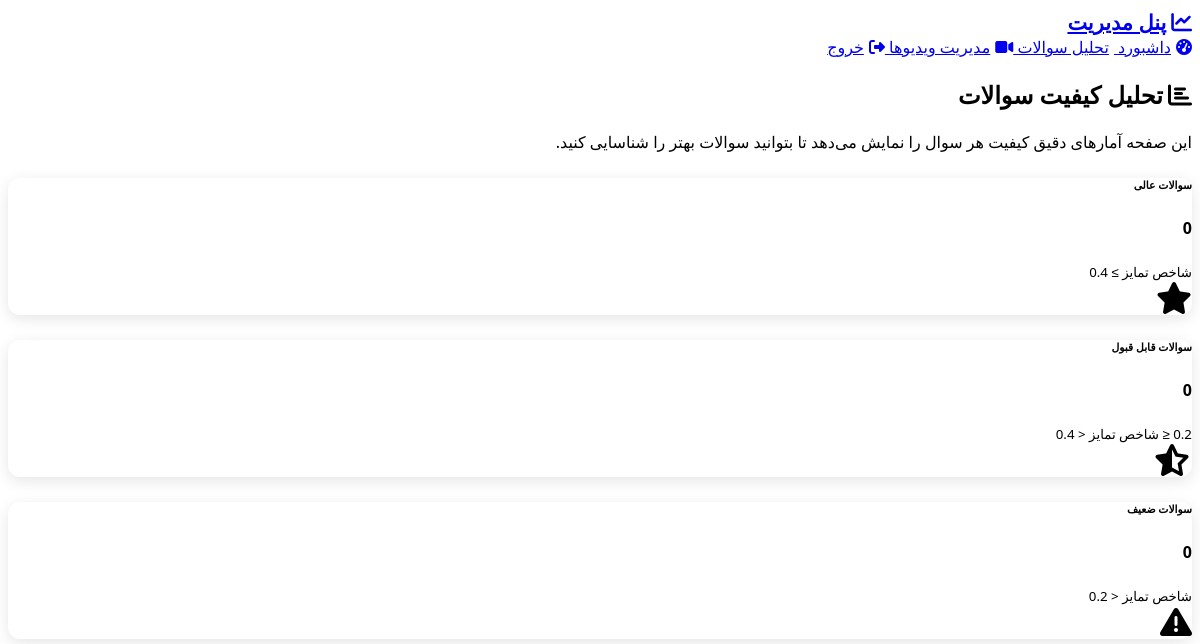
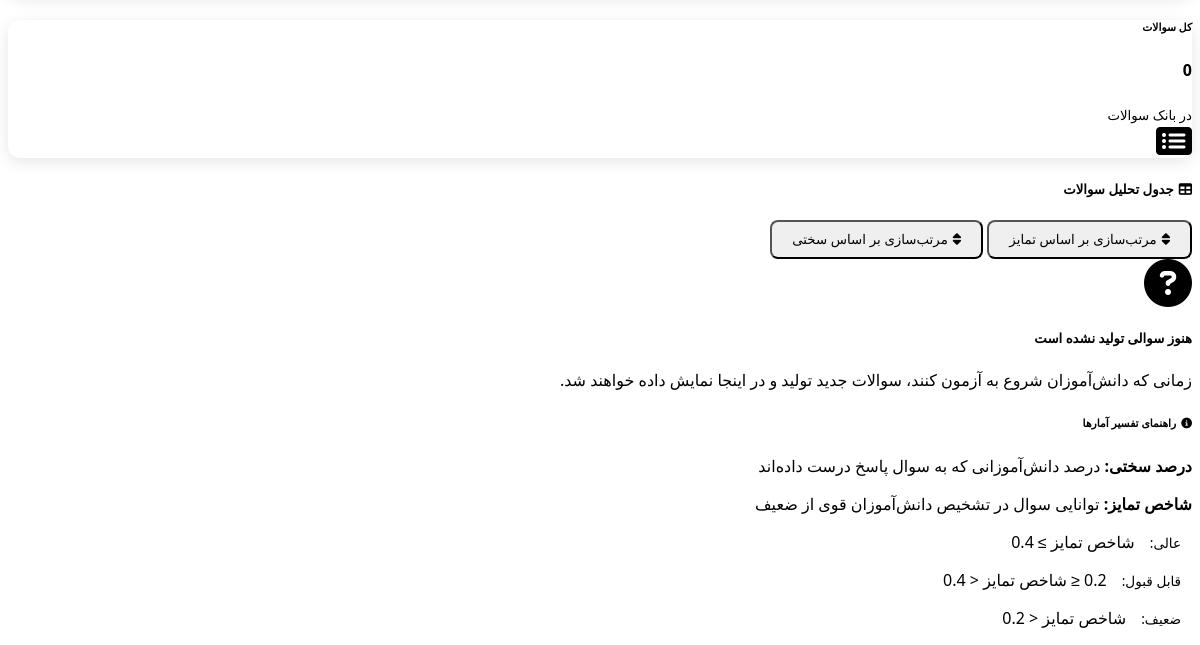
The page /admin/analytics (signed in) on the database as committed earlier (2 pictures, top to bottom).
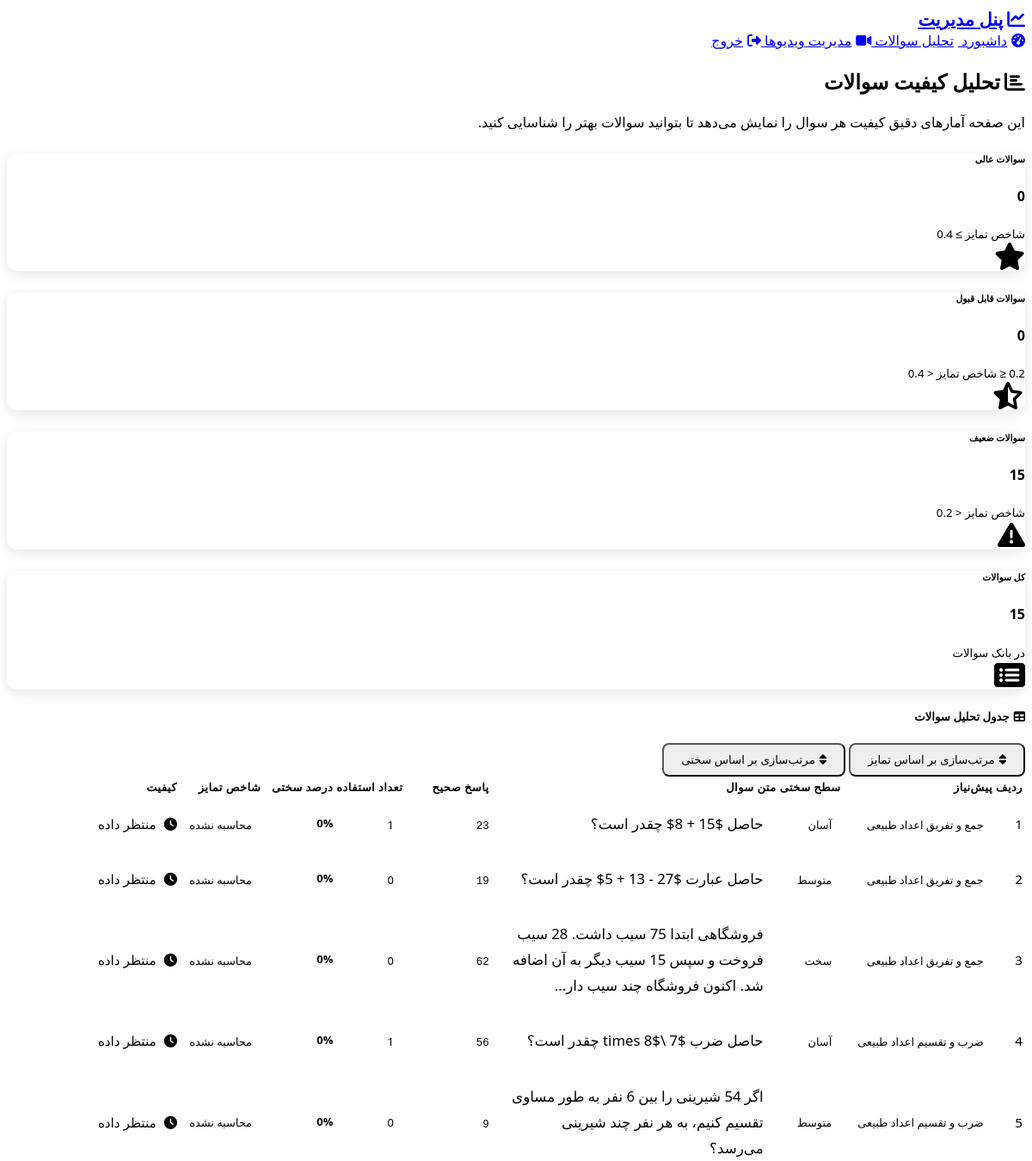
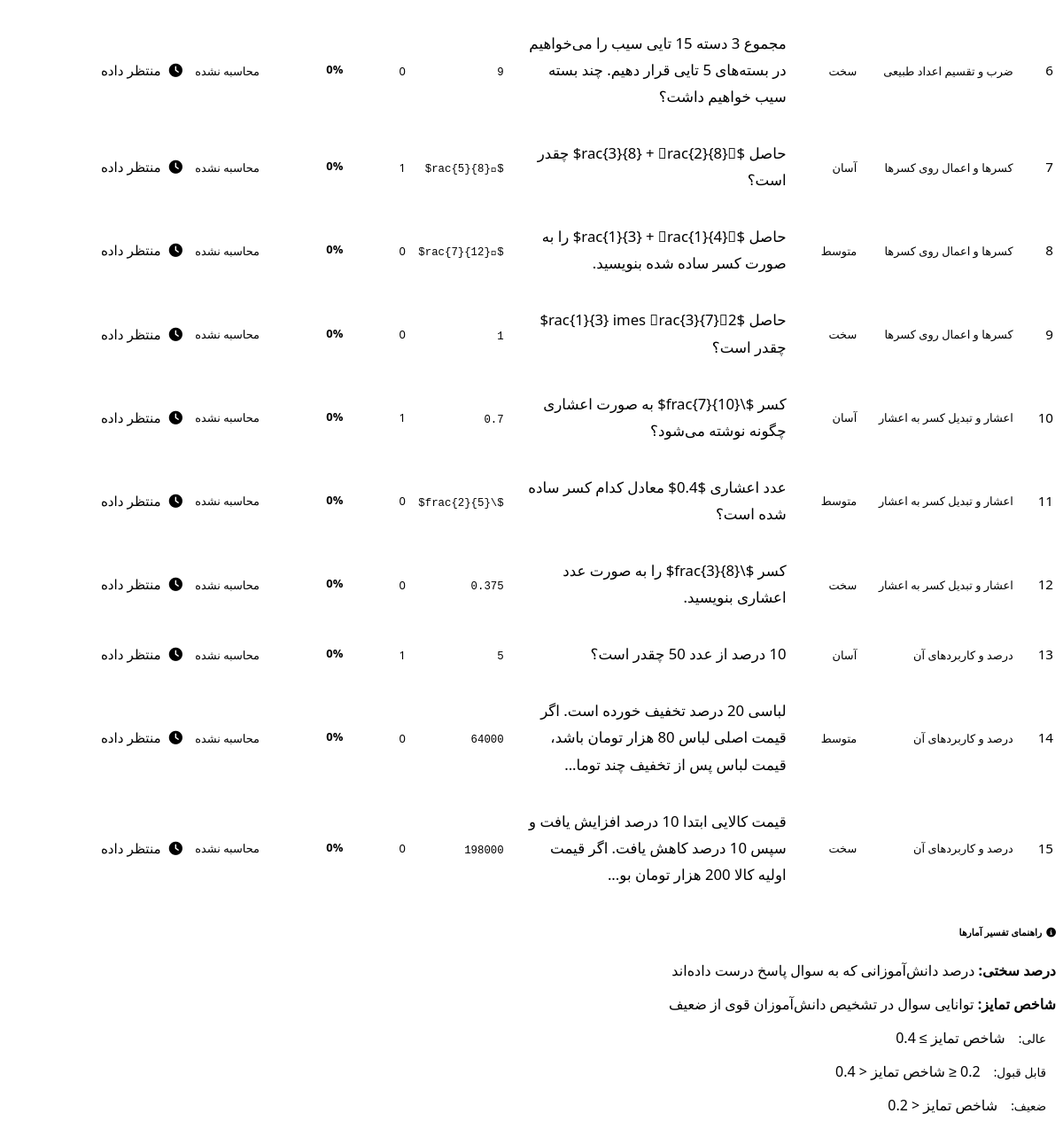
The same page on the database as committed later (2 pictures, top to bottom).
### models.py (models this page shows, shortened)
class Question(db.Model):
    __tablename__ = 'questions'
    id = db.Column(db.Integer, primary_key=True)
    prerequisite_name = db.Column(db.String(200), nullable=False)
    difficulty_level = db.Column(db.String(50), nullable=False)  # 'easy', 'medium', 'hard'
    question_text = db.Column(db.Text, nullable=False, unique=True)
    correct_answer = db.Column(db.String(500), nullable=False)
    times_used = db.Column(db.Integer, default=0)
    avg_difficulty_percent = db.Column(db.Float)
    avg_discrimination_index = db.Column(db.Float)

### app.py (the view)
    def decorated_function(*args, **kwargs):
        if not session.get('admin_logged_in'):
            return redirect(url_for('admin_login'))
        return f(*args, **kwargs)

### analytics.py (called while the page is built, shortened)
def calculate_analytics():
    try:
        questions = Question.query.all()
        for question in questions:
            answers = StudentAnswer.query.filter_by(question_id=question.id).all()
            if not answers:
                continue
            total_answers = len(answers)
            correct_answers = sum(1 for answer in answers if answer.is_correct)
            difficulty_percent = (correct_answers / total_answers) * 100
            discrimination_index = calculate_discrimination_index(question.id)
            question.avg_difficulty_percent = difficulty_percent
            question.avg_discrimination_index = discrimination_index
        db.session.commit()
        logging.info("Analytics calculation completed successfully")
    except Exception as e:
        logging.error(f"Error calculating analytics: {e}")
        db.session.rollback()

def calculate_discrimination_index(question_id: int) -> float:
    try:
        student_answers = StudentAnswer.query.filter_by(question_id=question_id).all()
        if len(student_answers) < 6:  # Need at least 6 students for meaningful analysis
            return 0.0
    except Exception as e:
        logging.error(f"Error calculating discrimination index for question {question_id}: {e}")
        return 0.0

### app.py (called while the page is built)
def admin_required(f):
    def decorated_function(*args, **kwargs):
        if not session.get('admin_logged_in'):
            return redirect(url_for('admin_login'))
        return f(*args, **kwargs)
    decorated_function.__name__ = f.__name__
    return decorated_function

@app.route('/admin/analytics')
@admin_required
def admin_analytics():
    calculate_analytics()
    questions = Question.query.all()
    questions_data = []
    for q in questions:
        questions_data.append({
            'id': q.id,
            'prerequisite_name': q.prerequisite_name,
            'difficulty_level': q.difficulty_level,
            'question_text': q.question_text[:100] + '...' if len(q.question_text) > 100 else q.question_text,
            'correct_answer': q.correct_answer,
            'times_used': q.times_used,
            'avg_difficulty_percent': round(q.avg_difficulty_percent or 0, 1),
            'avg_discrimination_index': round(q.avg_discrimination_index or 0, 3)
        })
    return render_template('admin/analytics.html', questions=questions_data)

### templates/admin/analytics.html (shortened to what this page needs)
{% extends "base.html" %}
{% block navbar %}
<nav class="navbar navbar-expand-lg bg-dark navbar-dark">
    <div class="container-fluid">
        <a class="navbar-brand" href="#">
            <i class="fas fa-chart-line me-2"></i>پنل مدیریت
        </a>
        <div class="navbar-nav ms-auto">
            <a class="nav-link" href="{{ url_for('admin_dashboard') }}">
                <i class="fas fa-tachometer-alt me-1"></i>داشبورد
            </a>
            <a class="nav-link active" href="{{ url_for('admin_analytics') }}">
                تحلیل سوالات
            </a>
            <a class="nav-link" href="{{ url_for('admin_videos') }}">
                <i class="fas fa-video me-1"></i>مدیریت ویدیوها
            </a>
            <a class="nav-link" href="{{ url_for('admin_logout') }}">
                <i class="fas fa-sign-out-alt me-1"></i>خروج
            </a>
        </div>
    </div>
</nav>
{% endblock %}
{% block content %}
<div class="container-fluid">
    <div class="row mb-4">
        <div class="col">
            <h2>
                <i class="fas fa-chart-bar me-2"></i>تحلیل کیفیت سوالات
            </h2>
            <p class="text-muted">این صفحه آمارهای دقیق کیفیت هر سوال را نمایش می‌دهد تا بتوانید سوالات بهتر را شناسایی کنید.</p>
        </div>
    </div>
    <div class="row mb-4">
        <div class="col-md-3 mb-3">
            <div class="card bg-success text-white">
                <div class="card-body">
                    <div class="d-flex align-items-center">
                        <div class="flex-grow-1">
                            <h6 class="card-title">سوالات عالی</h6>
                            <h4 class="mb-0">{{ questions|selectattr('avg_discrimination_index', '>=', 0.4)|list|length }}</h4>
                            <small>شاخص تمایز ≥ 0.4</small>
                        </div>
                        <div>
                            <i class="fas fa-star fa-2x"></i>
                        </div>
                    </div>
                </div>
            </div>
        </div>
        <div class="col-md-3 mb-3">
            <div class="card bg-warning text-white">
                <div class="card-body">
                    <div class="d-flex align-items-center">
                        <div class="flex-grow-1">
                            <h6 class="card-title">سوالات قابل قبول</h6>
                            <h4 class="mb-0">{{ questions|selectattr('avg_discrimination_index', '>=', 0.2)|selectattr('avg_discrimination_index', '<', 0.4)|list|length }}</h4>
                            <small>0.2 ≤ شاخص تمایز < 0.4</small>
                        </div>
                        <div>
                            <i class="fas fa-star-half-alt fa-2x"></i>
                        </div>
                    </div>
                </div>
            </div>
        </div>
        <div class="col-md-3 mb-3">
            <div class="card bg-danger text-white">
                <div class="card-body">
                    <div class="d-flex align-items-center">
                        <div class="flex-grow-1">
                            <h6 class="card-title">سوالات ضعیف</h6>
                            <h4 class="mb-0">{{ questions|selectattr('avg_discrimination_index', '<', 0.2)|list|length }}</h4>
                            <small>شاخص تمایز < 0.2</small>
                        </div>
                        <div>
                            <i class="fas fa-exclamation-triangle fa-2x"></i>
                        </div>
                    </div>
                </div>
            </div>
        </div>
        <div class="col-md-3 mb-3">
            <div class="card bg-info text-white">
                <div class="card-body">
                    <div class="d-flex align-items-center">
                        <div class="flex-grow-1">
                            <h6 class="card-title">کل سوالات</h6>
                            <h4 class="mb-0">{{ questions|length }}</h4>
                            <small>در بانک سوالات</small>
                        </div>
                        <div>
                            <i class="fas fa-list-alt fa-2x"></i>
                        </div>
                    </div>
                </div>
            </div>
        </div>
    </div>
    <div class="card border-0 shadow-sm">
        <div class="card-header d-flex justify-content-between align-items-center">
            <h5 class="card-title mb-0">
                <i class="fas fa-table me-2"></i>جدول تحلیل سوالات
            </h5>
            <div class="btn-group">
                <button type="button" class="btn btn-outline-primary btn-sm" onclick="sortTable('discrimination')">
                    <i class="fas fa-sort me-1"></i>مرتب‌سازی بر اساس تمایز
                </button>
                <button type="button" class="btn btn-outline-secondary btn-sm" onclick="sortTable('difficulty')">
                    <i class="fas fa-sort me-1"></i>مرتب‌سازی بر اساس سختی
                </button>
            </div>
        </div>
        <div class="card-body">
            {% if questions %}
            <div class="table-responsive">
                <table id="questions-table" class="table table-hover">
                    <thead class="table-dark">
                        <tr>
                            <th>ردیف</th>
                            <th>پیش‌نیاز</th>
                            <th>سطح سختی</th>
                            <th>متن سوال</th>
                            <th>پاسخ صحیح</th>
                            <th>تعداد استفاده</th>
                            <th>درصد سختی</th>
                            <th>شاخص تمایز</th>
                            <th>کیفیت</th>
                        </tr>
                    </thead>
                    <tbody>
                        {% for question in questions %}
                        <tr>
                            <td>{{ loop.index }}</td>
                            <td>
                                <span class="badge bg-secondary">{{ question.prerequisite_name }}</span>
                            </td>
                            <td>
                                <span class="badge
                                    {% if question.difficulty_level == 'easy' %}bg-success
                                    {% elif question.difficulty_level == 'medium' %}bg-warning
                                    {% else %}bg-danger
                                    {% endif %}">
                                    {% if question.difficulty_level == 'easy' %}آسان
                                    {% elif question.difficulty_level == 'medium' %}متوسط
                                    {% else %}سخت
                                    {% endif %}
                                </span>
                            </td>
                            <td>
                                <div class="question-text" style="max-width: 300px;">
                                    {{ question.question_text }}
                                </div>
                            </td>
                            <td>
                                <code>{{ question.correct_answer }}</code>
                            </td>
                            <td>
                                <span class="badge bg-info">{{ question.times_used }}</span>
                            </td>
                            <td>
                                <div class="text-center">
                                    <div class="progress" style="height: 20px; width: 80px;">
                                        <div class="progress-bar bg-primary"
                                             role="progressbar"
                                             style="width: {{ question.avg_difficulty_percent or 0 }}%">
                                            {{ question.avg_difficulty_percent }}%
                                        </div>
                                    </div>
                                </div>
                            </td>
                            <td>
                                <span class="badge fs-6
                                    {% if question.avg_discrimination_index >= 0.4 %}bg-success
                                    {% elif question.avg_discrimination_index >= 0.2 %}bg-warning
                                    {% elif question.avg_discrimination_index %}bg-danger
                                    {% else %}bg-secondary
                                    {% endif %}">
                                    {{ question.avg_discrimination_index or 'محاسبه نشده' }}
                                </span>
                            </td>
                            <td>
                                {% if question.avg_discrimination_index >= 0.4 %}
                                    <i class="fas fa-star text-success" title="عالی"></i>
                                    <span class="text-success">عالی</span>
                                {% elif question.avg_discrimination_index >= 0.2 %}
                                    <i class="fas fa-star-half-alt text-warning" title="قابل قبول"></i>
                                    <span class="text-warning">قابل قبول</span>
                                {% elif question.avg_discrimination_index %}
                                    <i class="fas fa-exclamation-triangle text-danger" title="ضعیف"></i>
                                    <span class="text-danger">ضعیف</span>
                                {% else %}
                                    <i class="fas fa-clock text-muted" title="منتظر داده"></i>
                                    <span class="text-muted">منتظر داده</span>
                                {% endif %}
                            </td>
                        </tr>
                        {% endfor %}
                    </tbody>
                </table>
            </div>
            {% else %}
            <div class="text-center py-5">
                <i class="fas fa-question-circle fa-3x text-muted mb-3"></i>
                <h5 class="text-muted">هنوز سوالی تولید نشده است</h5>
                <p class="text-muted">زمانی که دانش‌آموزان شروع به آزمون کنند، سوالات جدید تولید و در اینجا نمایش داده خواهند شد.</p>
            </div>
            {% endif %}
        </div>
    </div>
    <div class="row mt-4">
        <div class="col">
            <div class="card border-0 bg-light">
                <div class="card-body">
                    <h6 class="card-title">
                        <i class="fas fa-info-circle me-2"></i>راهنمای تفسیر آمارها
                    </h6>
                    <div class="row">
                        <div class="col-md-6">
                            <p class="mb-2"><strong>درصد سختی:</strong> درصد دانش‌آموزانی که به سوال پاسخ درست داده‌اند</p>
                            <p class="mb-2"><strong>شاخص تمایز:</strong> توانایی سوال در تشخیص دانش‌آموزان قوی از ضعیف</p>
                        </div>
                        <div class="col-md-6">
                            <p class="mb-2"><span class="badge bg-success">عالی:</span> شاخص تمایز ≥ 0.4</p>
                            <p class="mb-2"><span class="badge bg-warning">قابل قبول:</span> 0.2 ≤ شاخص تمایز < 0.4</p>
                            <p class="mb-0"><span class="badge bg-danger">ضعیف:</span> شاخص تمایز < 0.2</p>
                        </div>
                    </div>
                </div>
            </div>
        </div>
    </div>
</div>
{% endblock %}

### templates/base.html (shortened to what this page needs)
<!DOCTYPE html>
<html lang="fa" dir="rtl">
<head>
    <link href="https://cdn.replit.com/agent/bootstrap-agent-dark-theme.min.css" rel="stylesheet">
    <link rel="stylesheet" href="https://cdnjs.cloudflare.com/ajax/libs/font-awesome/6.4.0/css/all.min.css">
    <link rel="stylesheet" href="{{ url_for('static', filename='css/style.css') }}">
</head>
<body>
    {% block navbar %}{% endblock %}
    <main class="container-fluid py-4">
        {% block content %}{% endblock %}
    </main>
</body>
</html>

### static/css/style.css (style rules this page uses)
body { font-family: 'Segoe UI', Tahoma, Geneva, Verdana, sans-serif; direction: rtl; text-align: right; }
.question-text { line-height: 1.8; font-size: 1.1em; padding: 15px; background-color: var(--bs-light); border-radius: 8px; border-right: 4px solid var(--bs-primary); }
.progress { background-color: var(--bs-gray-300); border-radius: 10px; }
.progress-bar { border-radius: 10px; font-weight: bold; font-size: 0.85em; }
.card { border-radius: 12px; transition: box-shadow 0.3s ease; }
.table { font-size: 0.95em; }
.table thead th { border-bottom: 2px solid var(--bs-gray-400); font-weight: 600; text-transform: uppercase; font-size: 0.85em; letter-spacing: 0.5px; }
.badge { font-size: 0.85em; padding: 0.5em 0.8em; border-radius: 20px; }
.btn { border-radius: 8px; padding: 10px 20px; font-weight: 500; transition: all 0.3s ease; }
.navbar-brand { font-weight: 600; font-size: 1.3em; }
.card.bg-primary, .card.bg-success, .card.bg-warning, .card.bg-danger, .card.bg-info { border: none; box-shadow: 0 4px 15px rgba(0, 0, 0, 0.1); }
.fas, .fab { margin-left: 5px; }

Rows that differ between the two databases and show on the page:
added Question: prerequisite_name "جمع و تفریق اعداد طبیعی", difficulty_level "آسان", question_text "حاصل $15 + 8$ چقدر است؟", correct_answer "23", times_used "1", avg_difficulty_percent "0", avg_discrimination_index "محاسبه نشده"
added Question: prerequisite_name "جمع و تفریق اعداد طبیعی", difficulty_level "متوسط", question_text "حاصل عبارت $27 - 13 + 5$ چقدر است؟", correct_answer "19", times_used "0", avg_difficulty_percent "0", avg_discrimination_index "محاسبه نشده"
added Question: prerequisite_name "جمع و تفریق اعداد طبیعی", difficulty_level "سخت", question_text "فروشگاهی ابتدا 75 سیب داشت. 28 سیب فروخت و سپس 15 سیب دیگر به آن اضافه شد. اکنون فروشگاه چند سیب دار...", correct_answer "62", times_used "0", avg_difficulty_percent "0", avg_discrimination_index "محاسبه نشده"
added Question: prerequisite_name "ضرب و تقسیم اعداد طبیعی", difficulty_level "آسان", question_text "حاصل ضرب $7 \\times 8$ چقدر است؟", correct_answer "56", times_used "1", avg_difficulty_percent "0", avg_discrimination_index "محاسبه نشده"
added Question: prerequisite_name "ضرب و تقسیم اعداد طبیعی", difficulty_level "متوسط", question_text "اگر 54 شیرینی را بین 6 نفر به طور مساوی تقسیم کنیم، به هر نفر چند شیرینی می‌رسد؟", correct_answer "9", times_used "0", avg_difficulty_percent "0", avg_discrimination_index "محاسبه نشده"
added Question: prerequisite_name "ضرب و تقسیم اعداد طبیعی", difficulty_level "سخت", question_text "مجموع 3 دسته 15 تایی سیب را می‌خواهیم در بسته‌های 5 تایی قرار دهیم. چند بسته سیب خواهیم داشت؟", correct_answer "9", times_used "0", avg_difficulty_percent "0", avg_discrimination_index "محاسبه نشده"
added Question: prerequisite_name "کسرها و اعمال روی کسرها", difficulty_level "آسان", question_text "حاصل $ rac{3}{8} + rac{2}{8}$ چقدر است؟", correct_answer "$ rac{5}{8}$", times_used "1", avg_difficulty_percent "0", avg_discrimination_index "محاسبه نشده"
added Question: prerequisite_name "کسرها و اعمال روی کسرها", difficulty_level "متوسط", question_text "حاصل $ rac{1}{3} + rac{1}{4}$ را به صورت کسر ساده شده بنویسید.", correct_answer "$ rac{7}{12}$", times_used "0", avg_difficulty_percent "0", avg_discrimination_index "محاسبه نشده"
added Question: prerequisite_name "کسرها و اعمال روی کسرها", difficulty_level "سخت", question_text "حاصل $2 rac{1}{3} imes rac{3}{7}$ چقدر است؟", correct_answer "1", times_used "0", avg_difficulty_percent "0", avg_discrimination_index "محاسبه نشده"
added Question: prerequisite_name "اعشار و تبدیل کسر به اعشار", difficulty_level "آسان", question_text "کسر $\\frac{7}{10}$ به صورت اعشاری چگونه نوشته می‌شود؟", correct_answer "0.7", times_used "1", avg_difficulty_percent "0", avg_discrimination_index "محاسبه نشده"
added Question: prerequisite_name "اعشار و تبدیل کسر به اعشار", difficulty_level "متوسط", question_text "عدد اعشاری $0.4$ معادل کدام کسر ساده شده است؟", correct_answer "$\\frac{2}{5}$", times_used "0", avg_difficulty_percent "0", avg_discrimination_index "محاسبه نشده"
added Question: prerequisite_name "اعشار و تبدیل کسر به اعشار", difficulty_level "سخت", question_text "کسر $\\frac{3}{8}$ را به صورت عدد اعشاری بنویسید.", correct_answer "0.375", times_used "0", avg_difficulty_percent "0", avg_discrimination_index "محاسبه نشده"
added Question: prerequisite_name "درصد و کاربردهای آن", difficulty_level "آسان", question_text "10 درصد از عدد 50 چقدر است؟", correct_answer "5", times_used "1", avg_difficulty_percent "0", avg_discrimination_index "محاسبه نشده"
added Question: prerequisite_name "درصد و کاربردهای آن", difficulty_level "متوسط", question_text "لباسی 20 درصد تخفیف خورده است. اگر قیمت اصلی لباس 80 هزار تومان باشد، قیمت لباس پس از تخفیف چند توما...", correct_answer "64000", times_used "0", avg_difficulty_percent "0", avg_discrimination_index "محاسبه نشده"
added Question: prerequisite_name "درصد و کاربردهای آن", difficulty_level "سخت", question_text "قیمت کالایی ابتدا 10 درصد افزایش یافت و سپس 10 درصد کاهش یافت. اگر قیمت اولیه کالا 200 هزار تومان بو...", correct_answer "198000", times_used "0", avg_difficulty_percent "0", avg_discrimination_index "محاسبه نشده"
Other text that changed with them:
{{ questions|selectattr('avg_discrimination_index', '<', 0.2)|list|length }}: "0" → "15"
{{ questions|length }}: "0" → "15"
text no longer shown: "هنوز سوالی تولید نشده است زمانی که دانش‌آموزان شروع به آزمون کنند، سوالات جدید تولید و در اینجا نمایش داده خواهند شد."
text now shown: "ردیف پیش‌نیاز سطح سختی متن سوال پاسخ صحیح تعداد استفاده درصد سختی شاخص تمایز کیفیت"
